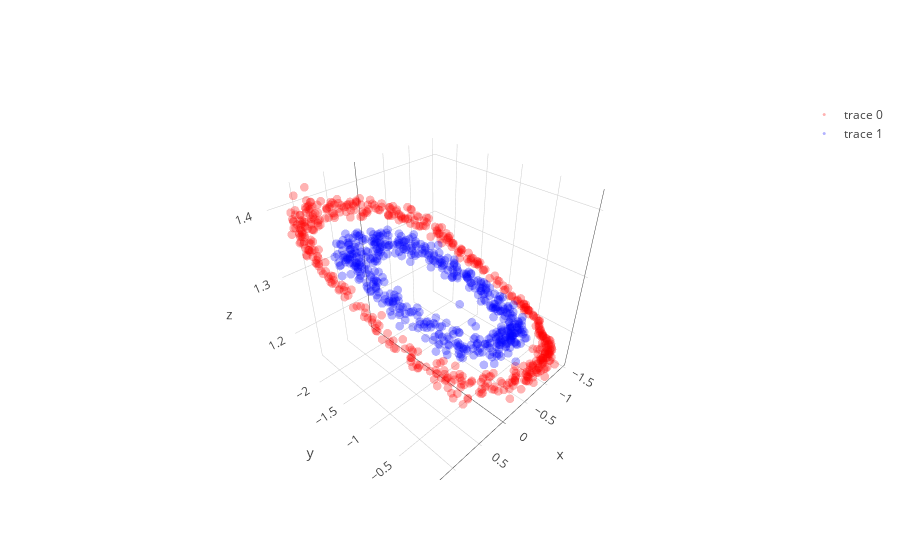
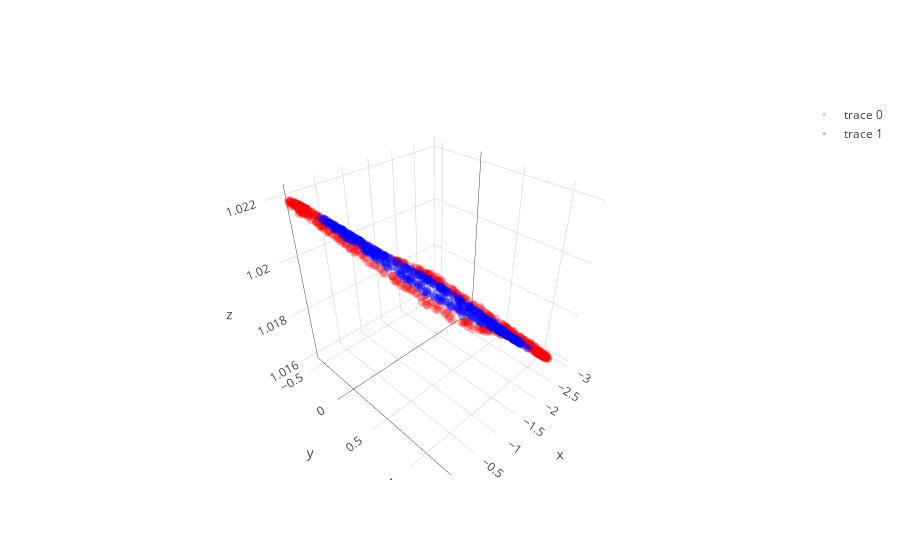
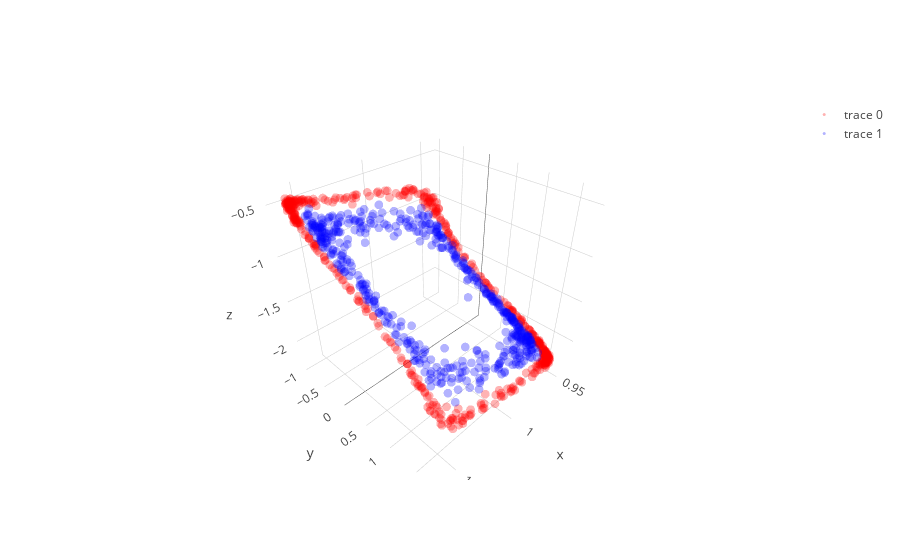

The code cell stored with these charts, in order, in its notebook:
### Code cell
layer1,layer1_var = l1.feed_non(X)
layer1bn = l1bn.feed(layer1)
layer2,layer2_var = l2.feed_non(layer1bn)
layer2bn = l2bn.feed(layer2)
layer3,layer3_var = l3.feed_non(layer2bn)
layer3bn = l3bn.feed(layer3)
layer4,layer4_var = l4.feed_linear(layer3bn)

show_3D(layer1)  
show_3D(layer2)    
show_3D(layer3)

### Figure 1 — Plotly figure (JSON) as saved in the notebook; plotly's stock layout.template omitted (floating-point values rounded to 4 significant figures; data arrays with more than 128 entries replaced by an {"elided": "..."} marker saying what was removed)
{"data": [{"line": {"color": "red", "width": 0.5}, "marker": {"opacity": 0.3, "size": 3}, "mode": "markers", "type": "scatter3d", "uid": "3d91e93c-8964-4be9-90ac-981aa0ce889b", "x": {"elided": "500 float values"}, "y": {"elided": "500 float values"}, "z": {"elided": "500 float values"}}, {"line": {"color": "blue", "width": 0.5}, "marker": {"opacity": 0.3, "size": 3}, "mode": "markers", "type": "scatter3d", "uid": "316347b9-9f09-454b-ba00-4808cc19ad5e", "x": {"elided": "500 float values"}, "y": {"elided": "500 float values"}, "z": {"elided": "500 float values"}}], "layout": {}}

### Figure 2 — Plotly figure (JSON) as saved in the notebook; plotly's stock layout.template omitted (floating-point values rounded to 4 significant figures; data arrays with more than 128 entries replaced by an {"elided": "..."} marker saying what was removed)
{"data": [{"line": {"color": "red", "width": 0.5}, "marker": {"opacity": 0.3, "size": 3}, "mode": "markers", "type": "scatter3d", "uid": "73c89253-9475-4442-9904-02addfa01f8f", "x": {"elided": "500 float values"}, "y": {"elided": "500 float values"}, "z": {"elided": "500 float values"}}, {"line": {"color": "blue", "width": 0.5}, "marker": {"opacity": 0.3, "size": 3}, "mode": "markers", "type": "scatter3d", "uid": "59c73397-e5f8-4fbc-a9e0-f31a9067cd82", "x": {"elided": "500 float values"}, "y": {"elided": "500 float values"}, "z": {"elided": "500 float values"}}], "layout": {}}

### Figure 3 — Plotly figure (JSON) as saved in the notebook; plotly's stock layout.template omitted (floating-point values rounded to 4 significant figures; data arrays with more than 128 entries replaced by an {"elided": "..."} marker saying what was removed)
{"data": [{"line": {"color": "red", "width": 0.5}, "marker": {"opacity": 0.3, "size": 3}, "mode": "markers", "type": "scatter3d", "uid": "5a66824e-6a76-4be8-a61d-5467ae5dfcd4", "x": {"elided": "500 float values"}, "y": {"elided": "500 float values"}, "z": {"elided": "500 float values"}}, {"line": {"color": "blue", "width": 0.5}, "marker": {"opacity": 0.3, "size": 3}, "mode": "markers", "type": "scatter3d", "uid": "bbdab632-8c77-479c-820c-945d969a7217", "x": {"elided": "500 float values"}, "y": {"elided": "500 float values"}, "z": {"elided": "500 float values"}}], "layout": {}}
